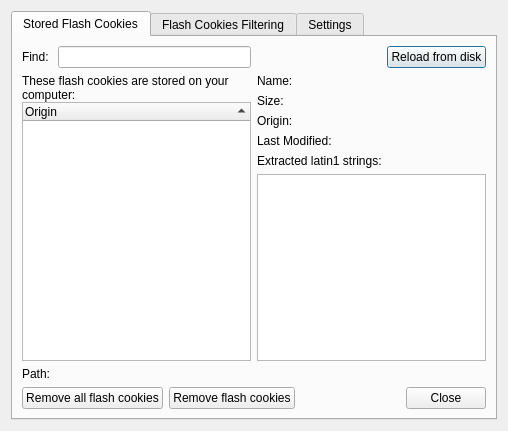
<?xml version="1.0" encoding="UTF-8"?>
<ui version="4.0">
 <class>FCM_Dialog</class>
 <widget class="QDialog" name="FCM_Dialog">
  <property name="geometry">
   <rect>
    <x>0</x>
    <y>0</y>
    <width>508</width>
    <height>431</height>
   </rect>
  </property>
  <property name="windowTitle">
   <string>Flash Cookies</string>
  </property>
  <layout class="QGridLayout" name="gridLayout">
   <item row="0" column="0">
    <widget class="QTabWidget" name="tabWidget">
     <property name="currentIndex">
      <number>0</number>
     </property>
     <widget class="QWidget" name="tab">
      <attribute name="title">
       <string>Stored Flash Cookies</string>
      </attribute>
      <layout class="QGridLayout" name="gridLayout_13">
       <item row="0" column="0">
        <layout class="QVBoxLayout" name="verticalLayout_10">
         <property name="sizeConstraint">
          <enum>QLayout::SetNoConstraint</enum>
         </property>
         <item>
          <layout class="QGridLayout" name="gridLayout_11">
           <property name="verticalSpacing">
            <number>6</number>
           </property>
           <item row="4" column="1">
            <layout class="QHBoxLayout" name="horizontalLayout_7">
             <property name="spacing">
              <number>6</number>
             </property>
             <item>
              <widget class="QLabel" name="label_4">
               <property name="text">
                <string>Find: </string>
               </property>
              </widget>
             </item>
             <item>
              <widget class="QLineEdit" name="search"/>
             </item>
            </layout>
           </item>
           <item row="5" column="4">
            <layout class="QVBoxLayout" name="verticalLayout_8">
             <property name="spacing">
              <number>6</number>
             </property>
             <property name="sizeConstraint">
              <enum>QLayout::SetNoConstraint</enum>
             </property>
             <item>
              <layout class="QGridLayout" name="gridLayout_12">
               <property name="sizeConstraint">
                <enum>QLayout::SetNoConstraint</enum>
               </property>
               <property name="spacing">
                <number>6</number>
               </property>
               <item row="0" column="1">
                <widget class="SqueezeLabelV2" name="name">
                 <property name="text">
                  <string>&lt;flash cookie not selected&gt;</string>
                 </property>
                 <property name="textInteractionFlags">
                  <set>Qt::LinksAccessibleByMouse|Qt::TextSelectableByMouse</set>
                 </property>
                </widget>
               </item>
               <item row="3" column="0">
                <widget class="QLabel" name="label_22">
                 <property name="text">
                  <string>Last Modified:</string>
                 </property>
                </widget>
               </item>
               <item row="0" column="0">
                <widget class="QLabel" name="label_6">
                 <property name="sizePolicy">
                  <sizepolicy hsizetype="Fixed" vsizetype="Preferred">
                   <horstretch>0</horstretch>
                   <verstretch>0</verstretch>
                  </sizepolicy>
                 </property>
                 <property name="text">
                  <string>Name:</string>
                 </property>
                 <property name="alignment">
                  <set>Qt::AlignLeading|Qt::AlignLeft|Qt::AlignVCenter</set>
                 </property>
                </widget>
               </item>
               <item row="1" column="0">
                <widget class="QLabel" name="labelSize_2">
                 <property name="text">
                  <string>Size:</string>
                 </property>
                </widget>
               </item>
               <item row="2" column="0">
                <widget class="QLabel" name="label_7">
                 <property name="text">
                  <string>Origin:</string>
                 </property>
                </widget>
               </item>
               <item row="3" column="1">
                <widget class="SqueezeLabelV2" name="lastModified">
                 <property name="text">
                  <string>&lt;flash cookie not selected&gt;</string>
                 </property>
                 <property name="textInteractionFlags">
                  <set>Qt::LinksAccessibleByMouse|Qt::TextSelectableByMouse</set>
                 </property>
                </widget>
               </item>
               <item row="2" column="1">
                <widget class="SqueezeLabelV2" name="server">
                 <property name="text">
                  <string>&lt;flash cookie not selected&gt;</string>
                 </property>
                 <property name="textInteractionFlags">
                  <set>Qt::LinksAccessibleByMouse|Qt::TextSelectableByMouse</set>
                 </property>
                </widget>
               </item>
               <item row="1" column="1">
                <widget class="SqueezeLabelV2" name="size">
                 <property name="text">
                  <string>&lt;flash cookie not selected&gt;</string>
                 </property>
                 <property name="textInteractionFlags">
                  <set>Qt::LinksAccessibleByMouse|Qt::TextSelectableByMouse</set>
                 </property>
                </widget>
               </item>
              </layout>
             </item>
             <item>
              <widget class="QLabel" name="label_23">
               <property name="text">
                <string>Extracted latin1 strings:</string>
               </property>
              </widget>
             </item>
             <item>
              <widget class="QTextEdit" name="textEdit">
               <property name="sizePolicy">
                <sizepolicy hsizetype="Preferred" vsizetype="Expanding">
                 <horstretch>0</horstretch>
                 <verstretch>0</verstretch>
                </sizepolicy>
               </property>
               <property name="acceptRichText">
                <bool>true</bool>
               </property>
               <property name="textInteractionFlags">
                <set>Qt::TextSelectableByKeyboard|Qt::TextSelectableByMouse</set>
               </property>
              </widget>
             </item>
            </layout>
           </item>
           <item row="5" column="1">
            <layout class="QVBoxLayout" name="verticalLayout_9">
             <property name="spacing">
              <number>0</number>
             </property>
             <item>
              <widget class="QLabel" name="label_24">
               <property name="text">
                <string>These flash cookies are stored on your computer:</string>
               </property>
               <property name="wordWrap">
                <bool>true</bool>
               </property>
              </widget>
             </item>
             <item>
              <widget class="TreeWidget" name="flashCookieTree">
               <property name="sortingEnabled">
                <bool>true</bool>
               </property>
               <property name="columnCount">
                <number>1</number>
               </property>
               <attribute name="headerStretchLastSection">
                <bool>true</bool>
               </attribute>
               <column>
                <property name="text">
                 <string>Origin</string>
                </property>
               </column>
              </widget>
             </item>
            </layout>
           </item>
           <item row="4" column="4">
            <layout class="QHBoxLayout" name="horizontalLayout_8">
             <item>
              <spacer name="horizontalSpacer_4">
               <property name="orientation">
                <enum>Qt::Horizontal</enum>
               </property>
               <property name="sizeHint" stdset="0">
                <size>
                 <width>40</width>
                 <height>20</height>
                </size>
               </property>
              </spacer>
             </item>
             <item>
              <widget class="QPushButton" name="reloadFromDisk">
               <property name="text">
                <string>Reload from disk</string>
               </property>
              </widget>
             </item>
            </layout>
           </item>
          </layout>
         </item>
         <item>
          <layout class="QHBoxLayout" name="horizontalLayout_9">
           <item>
            <widget class="QLabel" name="labelPath">
             <property name="text">
              <string>Path:</string>
             </property>
            </widget>
           </item>
           <item>
            <widget class="QLabel" name="path">
             <property name="sizePolicy">
              <sizepolicy hsizetype="Expanding" vsizetype="Preferred">
               <horstretch>0</horstretch>
               <verstretch>0</verstretch>
              </sizepolicy>
             </property>
             <property name="toolTip">
              <string>Click to open containing folder</string>
             </property>
             <property name="text">
              <string>&lt;flash cookie not selected&gt;</string>
             </property>
             <property name="wordWrap">
              <bool>true</bool>
             </property>
             <property name="openExternalLinks">
              <bool>true</bool>
             </property>
             <property name="textInteractionFlags">
              <set>Qt::LinksAccessibleByMouse|Qt::TextSelectableByMouse</set>
             </property>
            </widget>
           </item>
          </layout>
         </item>
         <item>
          <layout class="QHBoxLayout" name="horizontalLayout_10">
           <item>
            <widget class="QPushButton" name="removeAll">
             <property name="text">
              <string>Remove all flash cookies</string>
             </property>
            </widget>
           </item>
           <item>
            <widget class="QPushButton" name="removeOne">
             <property name="text">
              <string>Remove flash cookies</string>
             </property>
            </widget>
           </item>
           <item>
            <widget class="QDialogButtonBox" name="close">
             <property name="sizePolicy">
              <sizepolicy hsizetype="Expanding" vsizetype="Fixed">
               <horstretch>0</horstretch>
               <verstretch>0</verstretch>
              </sizepolicy>
             </property>
             <property name="standardButtons">
              <set>QDialogButtonBox::Close</set>
             </property>
            </widget>
           </item>
          </layout>
         </item>
        </layout>
       </item>
      </layout>
     </widget>
     <widget class="QWidget" name="tab_2">
      <attribute name="title">
       <string>Flash Cookies Filtering</string>
      </attribute>
      <layout class="QVBoxLayout" name="verticalLayout">
       <item>
        <layout class="QGridLayout" name="gridLayout_5">
         <item row="0" column="0">
          <widget class="QLabel" name="label_16">
           <property name="text">
            <string>&lt;html&gt;&lt;head/&gt;&lt;body&gt;&lt;p&gt;&lt;span style=&quot; font-weight:600;&quot;&gt;Flash cookie whitelist&lt;/span&gt;&lt;/p&gt;&lt;/body&gt;&lt;/html&gt;</string>
           </property>
          </widget>
         </item>
         <item row="2" column="0">
          <widget class="QListWidget" name="whiteList">
           <property name="sizePolicy">
            <sizepolicy hsizetype="Preferred" vsizetype="Expanding">
             <horstretch>0</horstretch>
             <verstretch>0</verstretch>
            </sizepolicy>
           </property>
          </widget>
         </item>
         <item row="3" column="0">
          <layout class="QHBoxLayout" name="horizontalLayout_5">
           <item>
            <spacer name="horizontalSpacer_2">
             <property name="orientation">
              <enum>Qt::Horizontal</enum>
             </property>
             <property name="sizeHint" stdset="0">
              <size>
               <width>40</width>
               <height>20</height>
              </size>
             </property>
            </spacer>
           </item>
           <item>
            <widget class="QPushButton" name="whiteRemove">
             <property name="text">
              <string>Remove</string>
             </property>
            </widget>
           </item>
           <item>
            <widget class="QPushButton" name="whiteAdd">
             <property name="text">
              <string>Add</string>
             </property>
            </widget>
           </item>
          </layout>
         </item>
         <item row="1" column="0">
          <widget class="QLabel" name="label_17">
           <property name="text">
            <string>Flash cookies from these origins will not be deleted automatically. (Also detection of them will not be notified to user.)</string>
           </property>
           <property name="wordWrap">
            <bool>true</bool>
           </property>
          </widget>
         </item>
         <item row="0" column="1">
          <widget class="QLabel" name="label_21">
           <property name="text">
            <string>&lt;html&gt;&lt;head/&gt;&lt;body&gt;&lt;p&gt;&lt;span style=&quot; font-weight:600;&quot;&gt;Flash cookie blacklist&lt;/span&gt;&lt;/p&gt;&lt;/body&gt;&lt;/html&gt;</string>
           </property>
          </widget>
         </item>
         <item row="1" column="1">
          <widget class="QLabel" name="label_18">
           <property name="text">
            <string>Flash cookies from these origins will be deleted without any notification.</string>
           </property>
           <property name="wordWrap">
            <bool>true</bool>
           </property>
          </widget>
         </item>
         <item row="2" column="1">
          <widget class="QListWidget" name="blackList">
           <property name="sizePolicy">
            <sizepolicy hsizetype="Preferred" vsizetype="Expanding">
             <horstretch>0</horstretch>
             <verstretch>0</verstretch>
            </sizepolicy>
           </property>
          </widget>
         </item>
         <item row="3" column="1">
          <layout class="QHBoxLayout" name="horizontalLayout_11">
           <item>
            <spacer name="horizontalSpacer">
             <property name="orientation">
              <enum>Qt::Horizontal</enum>
             </property>
             <property name="sizeHint" stdset="0">
              <size>
               <width>40</width>
               <height>20</height>
              </size>
             </property>
            </spacer>
           </item>
           <item>
            <widget class="QPushButton" name="blackRemove">
             <property name="text">
              <string>Remove</string>
             </property>
            </widget>
           </item>
           <item>
            <widget class="QPushButton" name="blackAdd">
             <property name="text">
              <string>Add</string>
             </property>
            </widget>
           </item>
          </layout>
         </item>
        </layout>
       </item>
       <item>
        <widget class="QDialogButtonBox" name="close2">
         <property name="standardButtons">
          <set>QDialogButtonBox::Close</set>
         </property>
        </widget>
       </item>
      </layout>
     </widget>
     <widget class="QWidget" name="settingsTab">
      <attribute name="title">
       <string>Settings</string>
      </attribute>
      <layout class="QGridLayout" name="gridLayout_3">
       <item row="0" column="0">
        <layout class="QGridLayout" name="gridLayout_2">
         <property name="sizeConstraint">
          <enum>QLayout::SetNoConstraint</enum>
         </property>
         <item row="3" column="0">
          <widget class="QLabel" name="label_13">
           <property name="text">
            <string>&lt;html&gt;&lt;head/&gt;&lt;body&gt;&lt;p&gt;&lt;span style=&quot; font-weight:600;&quot;&gt;Flash Cookie Settings&lt;/span&gt;&lt;/p&gt;&lt;/body&gt;&lt;/html&gt;</string>
           </property>
          </widget>
         </item>
         <item row="8" column="0">
          <layout class="QHBoxLayout" name="horizontalLayout">
           <item>
            <widget class="QCheckBox" name="autoMode">
             <property name="sizePolicy">
              <sizepolicy hsizetype="Maximum" vsizetype="Fixed">
               <horstretch>0</horstretch>
               <verstretch>0</verstretch>
              </sizepolicy>
             </property>
             <property name="text">
              <string/>
             </property>
            </widget>
           </item>
           <item>
            <widget class="QLabel" name="labelAutoMode">
             <property name="text">
              <string>Auto mode: The flash data directory will be checked regularly. and flash cookies in blacklist will be deleted automatically.</string>
             </property>
             <property name="wordWrap">
              <bool>true</bool>
             </property>
             <property name="buddy">
              <cstring>autoMode</cstring>
             </property>
            </widget>
           </item>
          </layout>
         </item>
         <item row="19" column="0">
          <widget class="QDialogButtonBox" name="close3">
           <property name="standardButtons">
            <set>QDialogButtonBox::Close</set>
           </property>
          </widget>
         </item>
         <item row="17" column="0">
          <spacer name="verticalSpacer_3">
           <property name="orientation">
            <enum>Qt::Vertical</enum>
           </property>
           <property name="sizeHint" stdset="0">
            <size>
             <width>20</width>
             <height>40</height>
            </size>
           </property>
          </spacer>
         </item>
         <item row="18" column="0">
          <widget class="QLabel" name="label_19">
           <property name="text">
            <string>&lt;html&gt;&lt;head/&gt;&lt;body&gt;&lt;p&gt;&lt;span style=&quot; font-weight:600;&quot;&gt;Note:&lt;/span&gt; This settings are just applied to flash cookies, to manage HTTP cookies use &lt;span style=&quot; font-weight:600;&quot;&gt;Cookies Manager&lt;/span&gt;. &lt;/p&gt;&lt;/body&gt;&lt;/html&gt;</string>
           </property>
           <property name="wordWrap">
            <bool>true</bool>
           </property>
           <property name="openExternalLinks">
            <bool>true</bool>
           </property>
          </widget>
         </item>
         <item row="9" column="0">
          <layout class="QHBoxLayout" name="horizontalLayout_2">
           <item>
            <widget class="QCheckBox" name="notification">
             <property name="sizePolicy">
              <sizepolicy hsizetype="Maximum" vsizetype="Fixed">
               <horstretch>0</horstretch>
               <verstretch>0</verstretch>
              </sizepolicy>
             </property>
             <property name="text">
              <string/>
             </property>
            </widget>
           </item>
           <item>
            <widget class="QLabel" name="labelNotification">
             <property name="text">
              <string>Notification: User will be notified for every new flash cookie that is not in blacklist and whitelist.</string>
             </property>
             <property name="wordWrap">
              <bool>true</bool>
             </property>
            </widget>
           </item>
          </layout>
         </item>
         <item row="16" column="0">
          <layout class="QHBoxLayout" name="horizontalLayout_3">
           <item>
            <widget class="QCheckBox" name="deleteAllOnStartExit">
             <property name="sizePolicy">
              <sizepolicy hsizetype="Maximum" vsizetype="Fixed">
               <horstretch>0</horstretch>
               <verstretch>0</verstretch>
              </sizepolicy>
             </property>
             <property name="text">
              <string/>
             </property>
            </widget>
           </item>
           <item>
            <widget class="QLabel" name="labelDeleteAll">
             <property name="text">
              <string>Delete all flash cookies on exit/start. (except those are in whitelist)</string>
             </property>
             <property name="wordWrap">
              <bool>true</bool>
             </property>
            </widget>
           </item>
          </layout>
         </item>
         <item row="5" column="0">
          <layout class="QHBoxLayout" name="horizontalLayout_4">
           <item>
            <widget class="QLabel" name="label_5">
             <property name="text">
              <string>Flash data path*:</string>
             </property>
            </widget>
           </item>
           <item>
            <widget class="QLineEdit" name="flashDataPath"/>
           </item>
           <item>
            <widget class="QPushButton" name="browseFlashDataPath">
             <property name="sizePolicy">
              <sizepolicy hsizetype="Minimum" vsizetype="Fixed">
               <horstretch>0</horstretch>
               <verstretch>0</verstretch>
              </sizepolicy>
             </property>
             <property name="text">
              <string>Browse...</string>
             </property>
            </widget>
           </item>
          </layout>
         </item>
         <item row="7" column="0">
          <spacer name="horizontalSpacer_3">
           <property name="orientation">
            <enum>Qt::Horizontal</enum>
           </property>
           <property name="sizeHint" stdset="0">
            <size>
             <width>40</width>
             <height>20</height>
            </size>
           </property>
          </spacer>
         </item>
         <item row="6" column="0">
          <widget class="QLabel" name="label">
           <property name="text">
            <string>*: You should select directory that contains #SharedObject as a subfolder.</string>
           </property>
           <property name="wordWrap">
            <bool>true</bool>
           </property>
          </widget>
         </item>
        </layout>
       </item>
      </layout>
     </widget>
    </widget>
   </item>
  </layout>
 </widget>
 <customwidgets>
  <customwidget>
   <class>TreeWidget</class>
   <extends>QTreeWidget</extends>
   <header>treewidget.h</header>
  </customwidget>
  <customwidget>
   <class>SqueezeLabelV2</class>
   <extends>QLabel</extends>
   <header>squeezelabelv2.h</header>
  </customwidget>
 </customwidgets>
 <resources/>
 <connections/>
</ui>
